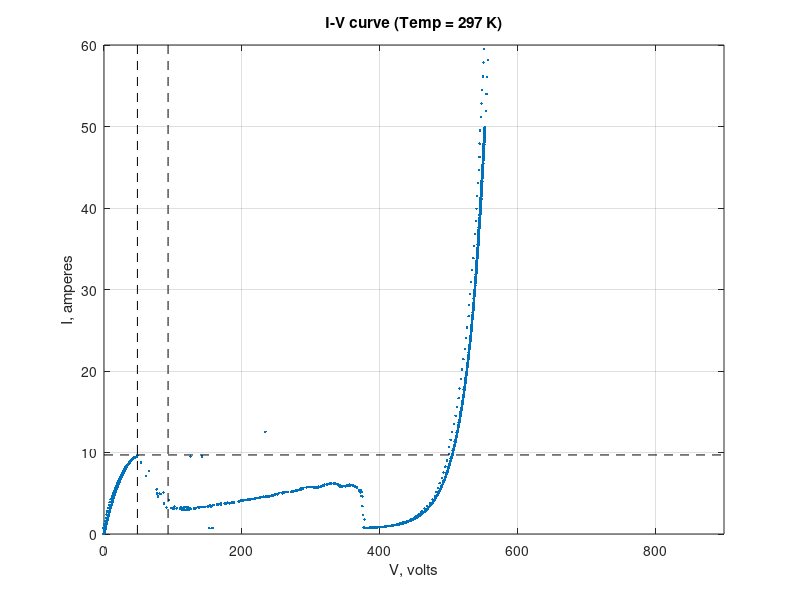
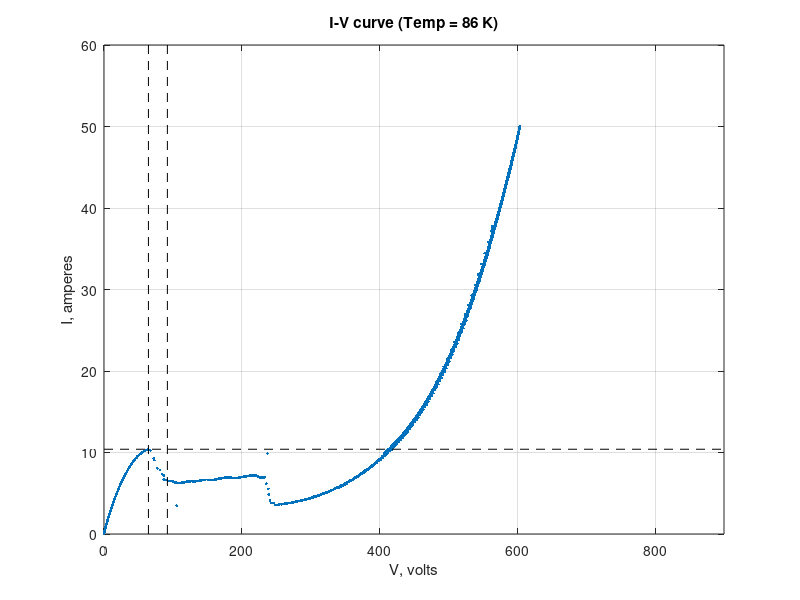
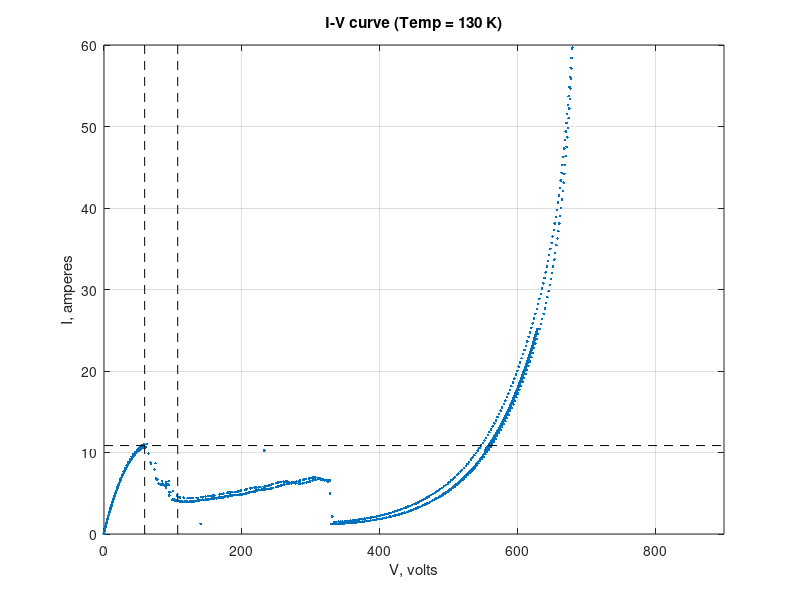

The MATLAB source for these figures, in order:
clear;

load('data1.mat');
load('data2.mat');
load('data3.mat');

U1 = data1(:,1);
I1 = data1(:,2);

U2 = data2(:,1);
I2 = data2(:,2);

U3 = data3(:,1);
I3 = data3(:,2);

figure;
plot(U1,I1,'.');
hold on;
plot([48.5 48.5], [0 100],'k--');
plot([93 93], [0 100],'k--');
plot([0 900], [9.7 9.7],'k--');
grid;
axis([0 900 0 60]);
title 'I-V curve (Temp = 297 K)';
xlabel 'V, volts';
ylabel 'I, amperes';

figure;
plot(U2,I2,'.');
hold on;
plot([64.5 64.5], [0 100],'k--');
plot([92 92], [0 100],'k--');
plot([0 900], [10.4 10.4],'k--');
grid;
axis([0 900 0 60]);
title 'I-V curve (Temp = 86 K)';
xlabel 'V, volts';
ylabel 'I, amperes';

figure;
plot(U3,I3,'.');
hold on;
plot([59 59], [0 100],'k--');
plot([107 107], [0 100],'k--');
plot([0 900], [10.85 10.85],'k--');
grid;
axis([0 900 0 60]);
title 'I-V curve (Temp = 130 K)';
xlabel 'V, volts';
ylabel 'I, amperes';